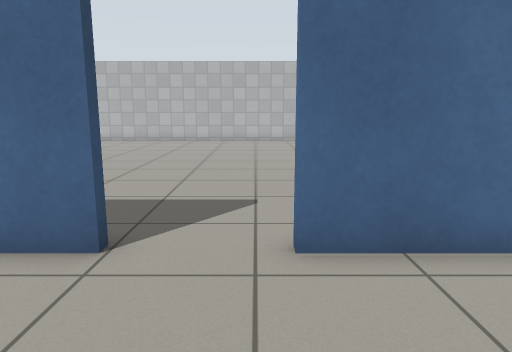
View 1 (above)

19 first-person views from a walk through a robot-simulator world made for Gazebo. The camera is 0.94 m above the floor, tilts 10° down and sees 70° across. The floor is counted in squares, 0.5 m on a side. Each view is taken from the middle of a square. On the plan, view 1 faces up. The plan holds only what a view shows up to about 18 squares ahead; the rest is blank. The place goes on beyond the plan. Simple patterns stand in for the simulator's built-in surfaces.

View 2
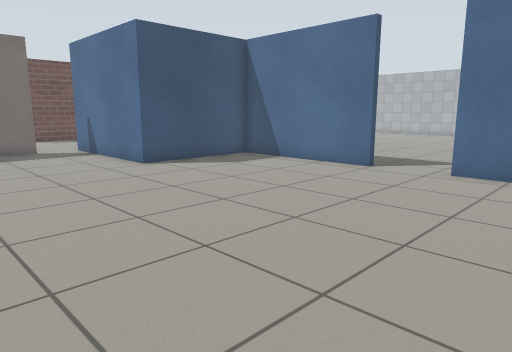

View 3
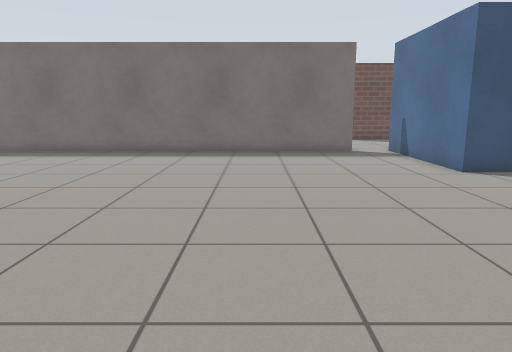

View 4
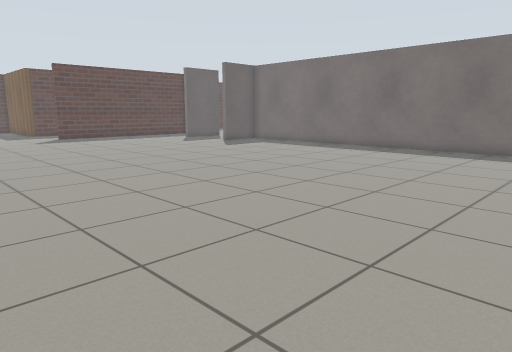

View 5
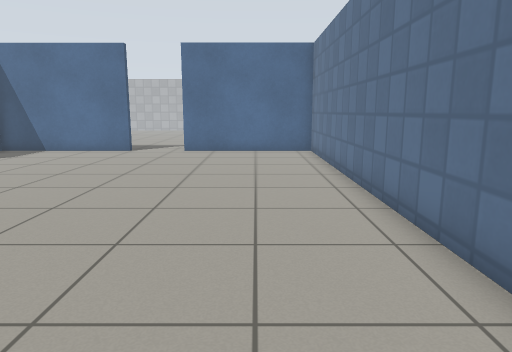

View 6
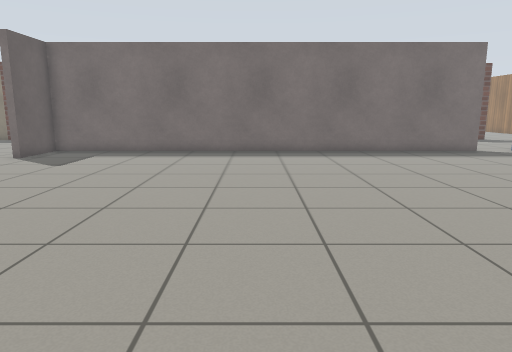

View 7
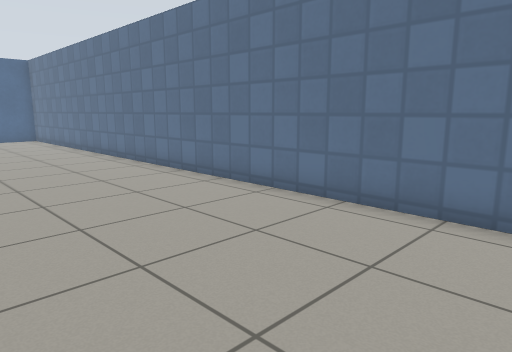

View 8
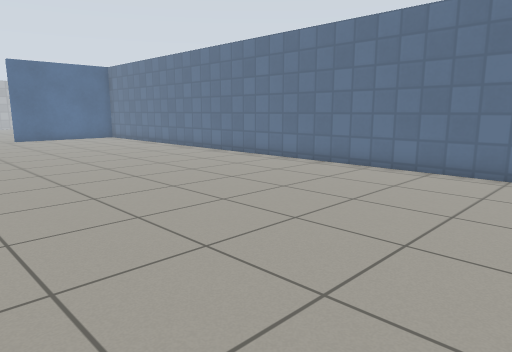

View 9
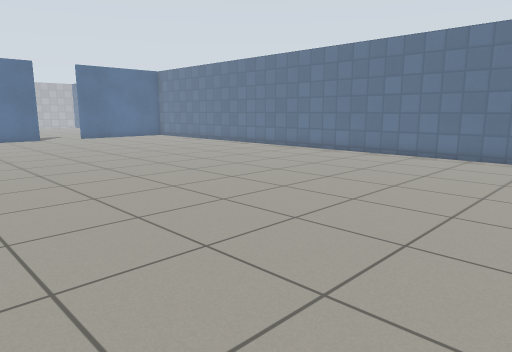

View 10
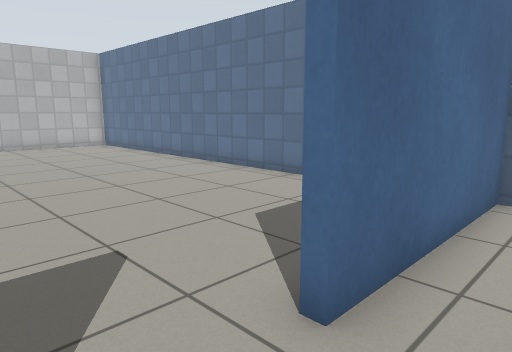

View 11
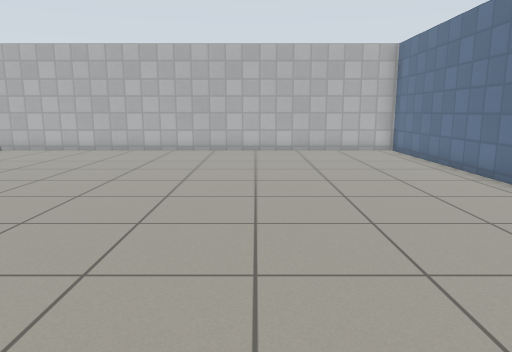

View 12
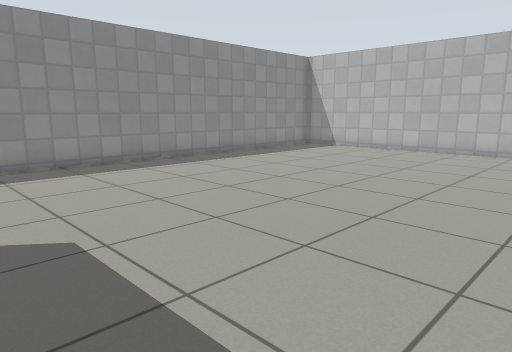

View 13
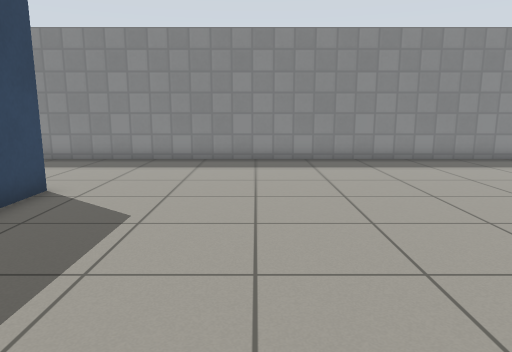

View 14
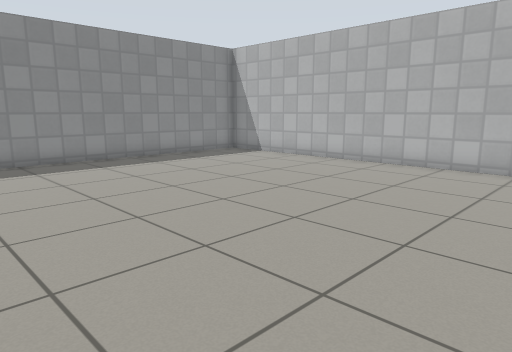

View 15
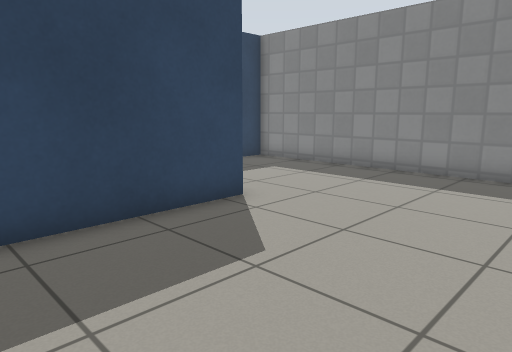

View 16
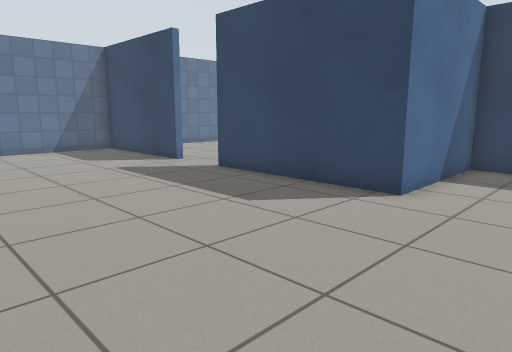

View 17
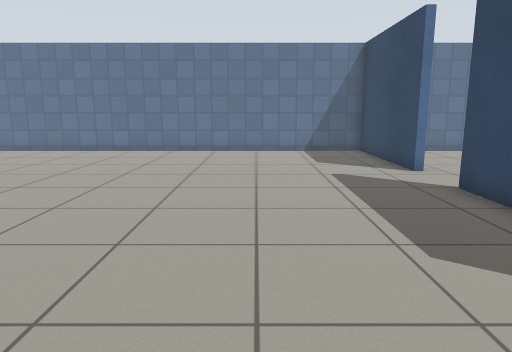

View 18
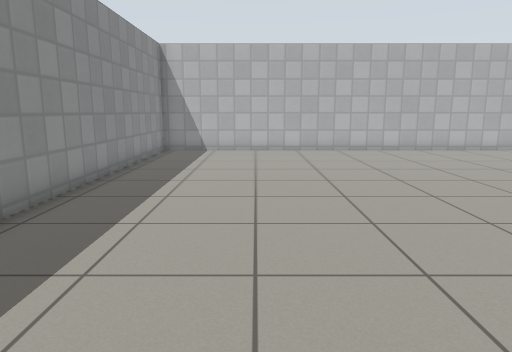

View 19
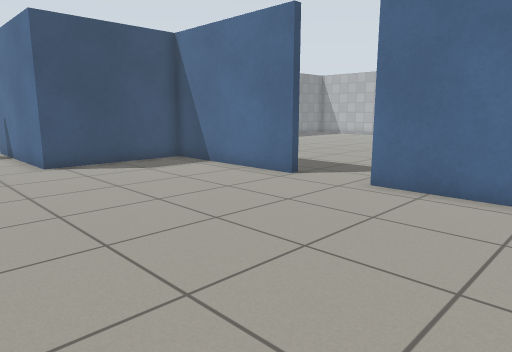

### Floor plan
Points are (right, up) in squares from view 1. A wall is a line through its corners. A room is listed if a view was taken in it or the views show most of it. See-through windows are left out.
Room 1 (views 1, 2, 3, 4, 5, 6, 7, 8, 9, 10, 19)
walls: (-14.5, -2.4) (-14.5, -22.5); (6.7, -21) (6.7, 4.7) (0.5, 4.7); (-2, 4.7) (-8.3, 4.7) (-8.3, -0.5) (-14.9, -0.5)
ways out: opening at (-1, 5) to room 2; opening at (-15, -2)
Room 2 (views 11, 12, 13, 14, 15, 16, 17, 18)
walls: (0.5, 5) (6.7, 5) (6.7, 23.8) (-14.5, 23.8) (-14.5, -0.2) (-13.4, -0.2); (-9.7, -0.2) (-8.6, -0.2) (-8.6, 5) (-2, 5)
ways out: opening at (-1, 5) to room 1

Positions as (right, up) in squares from view 1, and headings:
1: (0, 0), facing up
2: (4, -7), facing up-left
3: (3, -7), facing left
4: (4, -4), facing down-left
5: (4, -13), facing up
6: (3, -13), facing left
7: (0, -22), facing up-right
8: (-5, -22), facing up-right
9: (-9, -22), facing up-right
10: (-2, 3), facing up-right
11: (0, 6), facing up
12: (-1, 6), facing up-left
13: (0, 10), facing left
14: (0, 11), facing up-left
15: (-3, 11), facing down-left
16: (-12, 13), facing down-right
17: (-11, 10), facing right
18: (-10, 6), facing up
19: (5, -4), facing up-left
